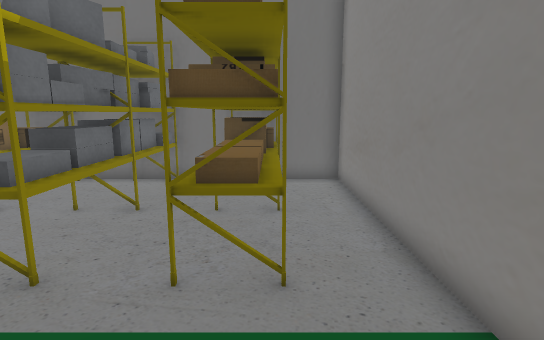
view 1 (above)

16 first-person views from a walk through a world built for the Gazebo simulator. The camera is 1.3 m above the floor, tilts 10° down and sees 80° across. The floor is counted in squares, 0.5 m on a side. Each view is taken from the middle of a square. On the plan, view 1 faces up. The plan holds only what a view shows up to about 20 squares ahead; the rest is blank. The place goes on beyond the plan. Some surface patterns are stand-ins.

view 2
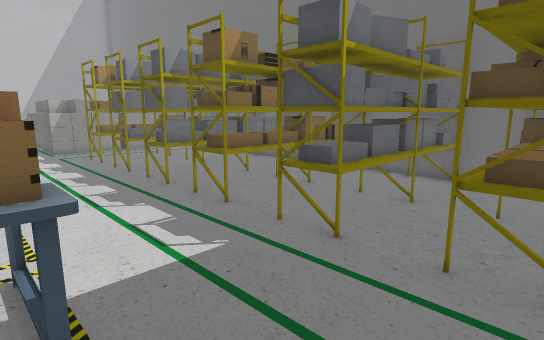

view 3
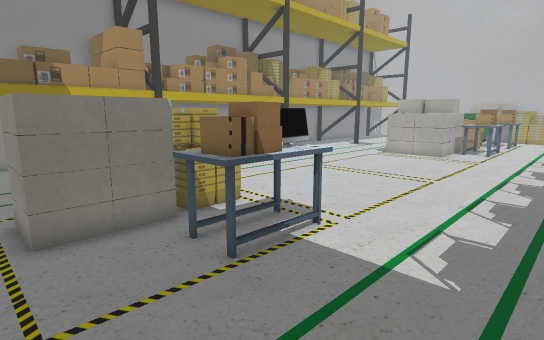

view 4
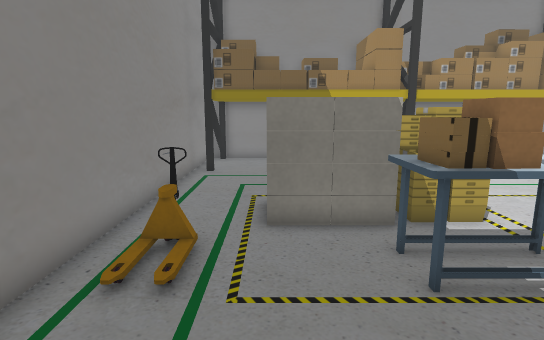

view 5
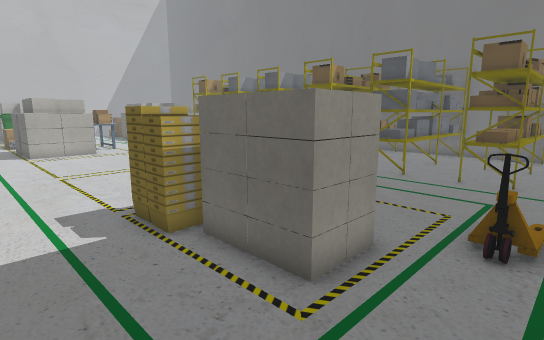

view 6
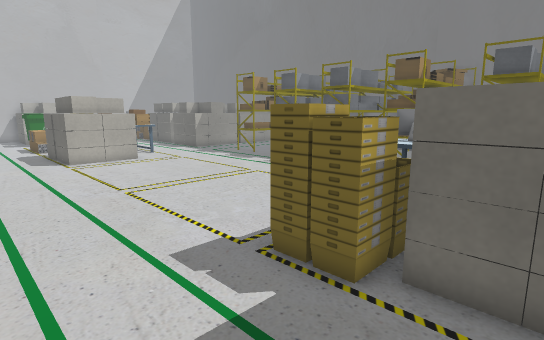

view 7
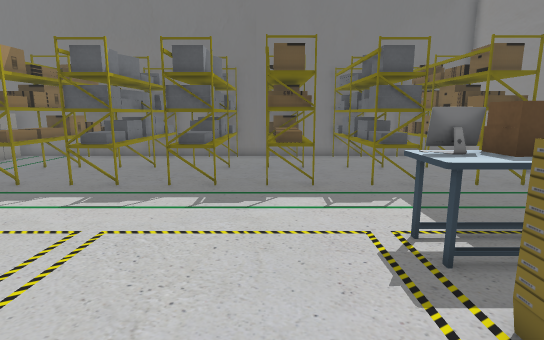

view 8
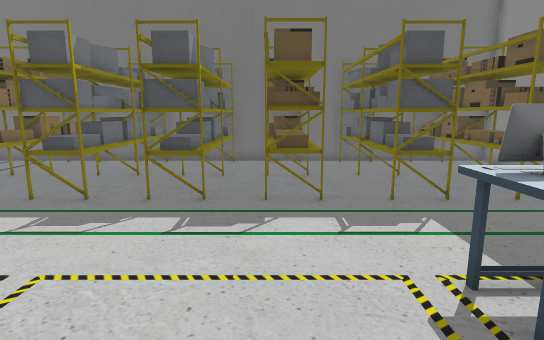

view 9
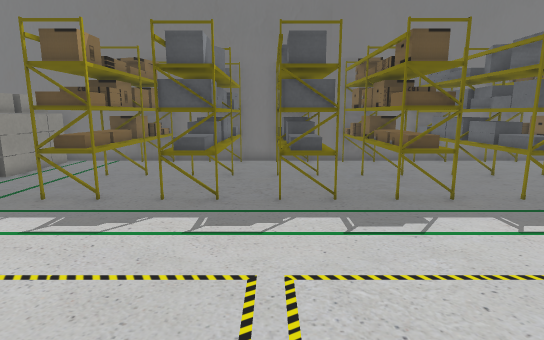

view 10
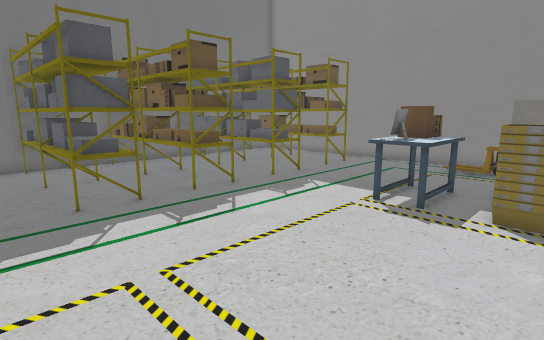

view 11
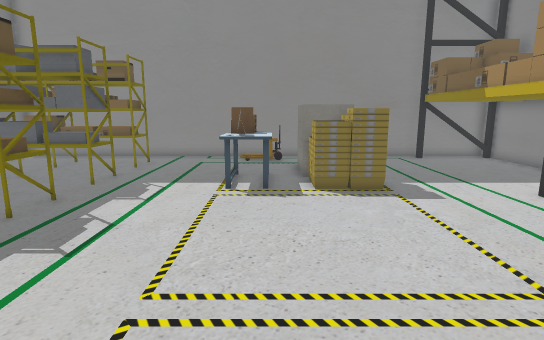

view 12
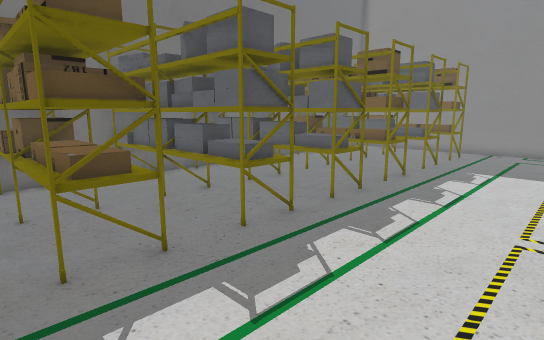

view 13
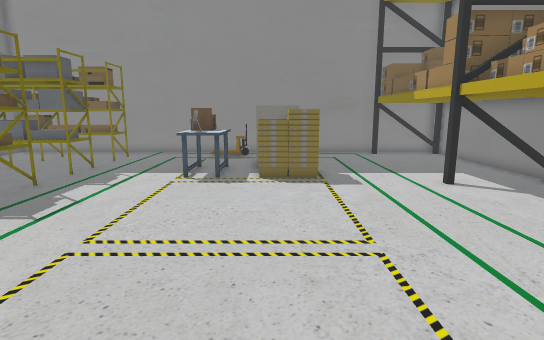

view 14
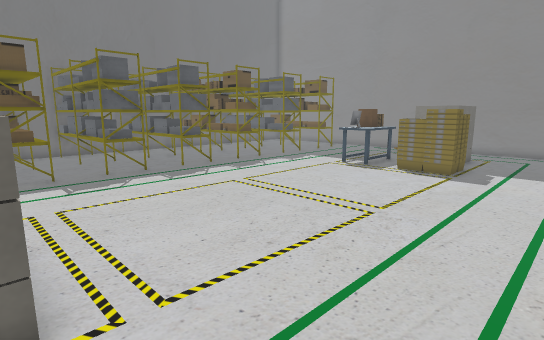

view 15
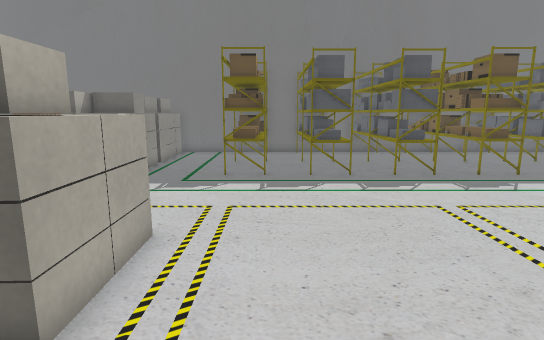

view 16
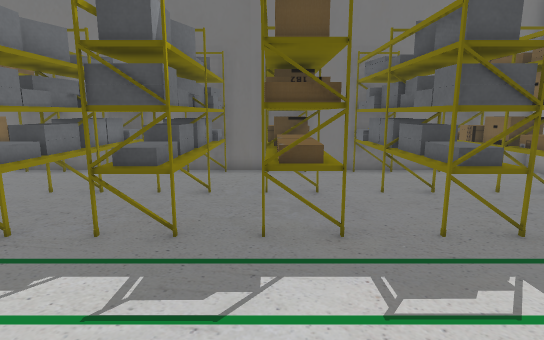

### Floor plan
Key: @ floor where view 1 was taken; # wall or solid block; . floor; S shelf; E desk; H house; B bucket; P pallet.
Columns run from 21 left of view 1 to 3 right of it. Each row starts with its distance up from view 1.
 13 #########################
 12 .SSS.SS.SSS.SS..SS..SS..#
 11 .SSS.SS.SSS.SS..SS..SS..#
 10 .SSS.SS.SSS.SS..SS..SS..#
  9 .SSS.SS.SSS.SS..SS..SS..#
  8 .SSS.SS.SSS.SS..SS..SS..#
  7 .SSS.SS.SSS.SS..SS..SS..#
  6 .SSS.SS.SSS.SS..SS..SS..#
  5 .SSS.SS.SSS.SS..SS..SS..#
  4 ........................#
  3 ........................#
  2 ........................#
  1 ........................#
  0 ...............EEEE..@..#
 -1 ...............EEEE.....#
 -2 H..............EEEE...P.#
 -3 H..............BBHHHH...#
 -4 H..............BBB  H...#
 -5 H..............BBBHHH...#
 -6 H..............BBB......#
 -7 ........................#
 -8 ........................#
 -9   ......................#
-10 .   ................... #
-11        ##################

Where each view was taken, in squares from view 1:
view 1: 0 up, 0 right, facing up
view 2: 1 down, 0 right, facing up-left
view 3: 4 up, 0 right, facing down-left
view 4: 4 up, 1 left, facing down
view 5: 9 down, 2 right, facing up-left
view 6: 10 down, 2 left, facing up-left
view 7: 7 down, 9 left, facing up
view 8: 5 down, 9 left, facing up
view 9: 5 down, 13 left, facing up
view 10: 5 down, 15 left, facing up-right
view 11: 2 down, 17 left, facing right
view 12: 1 down, 21 left, facing up-right
view 13: 4 down, 19 left, facing right
view 14: 10 down, 21 left, facing up-right
view 15: 9 down, 18 left, facing up
view 16: 2 down, 9 left, facing up
